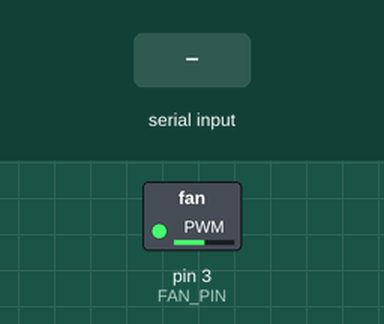
Recording of a sketch running on a simulated Arduino Nano, built with avr-gcc and run on an emulated ATmega328P. Parts: switched loads named in the sketch (green lamp = pin HIGH). Inputs (shaded band) come from the test bench.

Above: at 1.2 s.
1.3 s: byte 30 received over Serial
At 2.3 s:
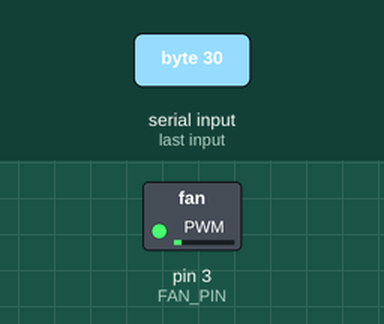
2.8 s: byte 90 received over Serial
At 3.5 s:
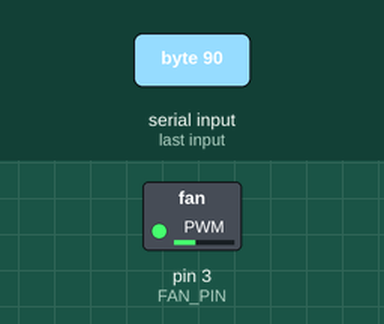
Timing chart, 0 to 5.8 s (numbered marks = the images above; inputs shaded):
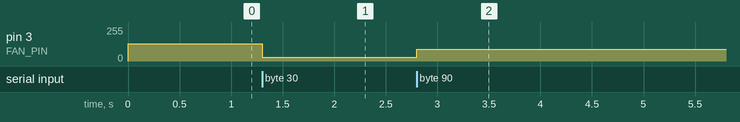

The sketch:

fan.ino
```cpp
/*
 * Very simple PWM Fan controller. Sets the PWM frequency as
 * high as possible to avoide audible while and then listens
 * on the serial port for what value to put on the pin.
 */

#define FAN_PIN 3

void setup() {
  Serial.begin(9600);
  pinMode(FAN_PIN, OUTPUT);
  // set the PWM timer to high frequency (low divisor) to stop
  // audible whine
  TCCR2B = (TCCR2B & 0b11111000) | 0x01;
  analogWrite(FAN_PIN, 128);
}

void loop() {
  if (Serial.available()) {
    char b = Serial.read();
    analogWrite(FAN_PIN, b);
  }
}
```

Measured:
- after the input at 1.3 s, pin 3 (FAN_PIN): 128/255 → 30/255 at once
- after the input at 2.8 s, pin 3 (FAN_PIN): 30/255 → 90/255 at once
